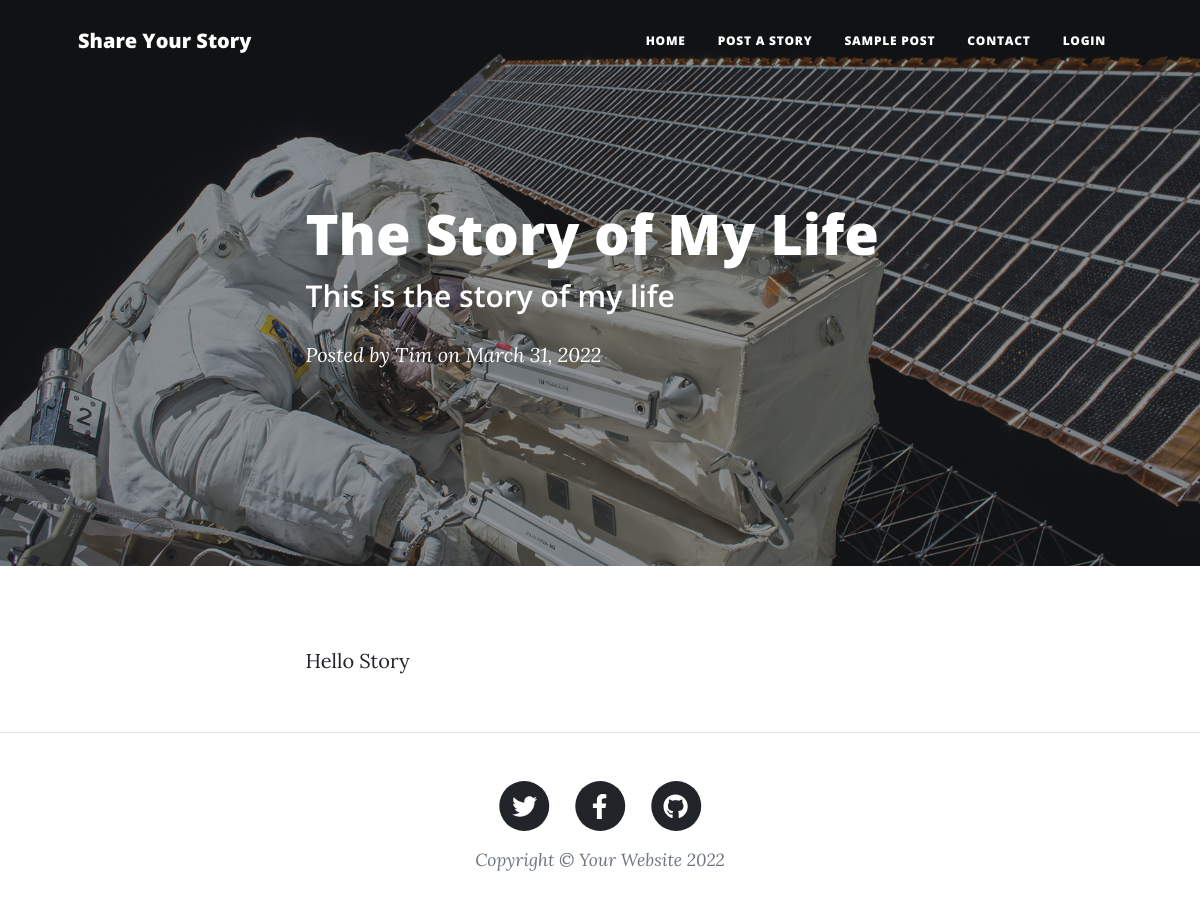
The app's page /view-post/2/ with its own data.
### base/models.py (models this page shows, shortened)
class Story(models.Model):
    author = models.ForeignKey(User, on_delete=models.CASCADE)
    title = models.CharField(max_length=200)
    summary = models.CharField(max_length=200)
    content = models.TextField(null=True)
    created = models.DateTimeField(auto_now=True)
    updated = models.DateTimeField(auto_now_add=True)
    class Meta:
        ordering = ['-created', '-updated']

### base/views.py (the view)
# urls.py: path('view-post/<str:pk>/', views.viewPost, name='view-post')
def viewPost(request, pk):
    story = Story.objects.get(id=pk)
    context = {'story': story}
    return render(request, 'base/viewPost.html', context)

### base/templates/base/viewPost.html (shortened to what this page needs)
{% load static %}
<!DOCTYPE html>
<html lang="en">
<head>
    <link href="{% static 'css/styles.css' %}" rel="stylesheet" />
</head>
<body>
    <nav class="navbar navbar-expand-lg navbar-light" id="mainNav">
        <div class="container px-4 px-lg-5">
            <a class="navbar-brand" href="{% url 'home' %}">Share Your Story</a>
            <div class="collapse navbar-collapse" id="navbarResponsive">
                <ul class="navbar-nav ms-auto py-4 py-lg-0">
                    <li class="nav-item">
                        <a class="nav-link px-lg-3 py-3 py-lg-4" href="{% url 'home' %}">Home</a>
                    </li>
                    <li class="nav-item">
                        <a class="nav-link px-lg-3 py-3 py-lg-4" href="{% url 'create-post' %}">Post a Story</a>
                    </li>
                    <li class="nav-item">
                        <a class="nav-link px-lg-3 py-3 py-lg-4" href="{% url 'sample' %}">Sample Post</a>
                    </li>
                    <li class="nav-item">
                        <a class="nav-link px-lg-3 py-3 py-lg-4" href="{% url 'contact' %}">Contact</a>
                    </li>
                    {% if request.user.is_authenticated%}
                    <li class="nav-item">
                        <a class="nav-link px-lg-3 py-3 py-lg-4"
                            href="{% url 'profile' request.user.id %}">{{request.user.username | title}}</a>
                    </li>
                    {% else %}
                    <li class="nav-item">
                        <a class="nav-link px-lg-3 py-3 py-lg-4" href="{% url 'login' %}">Login</a>
                    </li>
                    {% endif %}
                </ul>
            </div>
        </div>
    </nav>
    <header class="masthead" style="background-image: url({%static 'assets/img/post-bg.jpg'%})">
        <div class="container position-relative px-4 px-lg-5">
            <div class="row gx-4 gx-lg-5 justify-content-center">
                <div class="col-md-10 col-lg-8 col-xl-7">
                    <div class="post-heading">
                        <h1>{{story.title}}</h1>
                        <h2 class="subheading">
                            {{story.summary}}
                        </h2>
                        <span class="meta">
                            Posted by
                            <a href="#!">{{story.author}}</a>
                            on {{story.created | date}}
                        </span>
                    </div>
                </div>
            </div>
        </div>
    </header>
    <article class="mb-4">
        <div class="container px-4 px-lg-5">
            <div class="row gx-4 gx-lg-5 justify-content-center">
                <div class="col-md-10 col-lg-8 col-xl-7">
                    <p>
                        {{story.content}}
                    </p>
                </div>
            </div>
        </div>
    </article>
    <footer class="border-top">
        <div class="container px-4 px-lg-5">
            <div class="row gx-4 gx-lg-5 justify-content-center">
                <div class="col-md-10 col-lg-8 col-xl-7">
                    <ul class="list-inline text-center">
                        <li class="list-inline-item">
                            <a href="#!">
                                <span class="fa-stack fa-lg">
                                    <i class="fas fa-circle fa-stack-2x"></i>
                                    <i class="fab fa-twitter fa-stack-1x fa-inverse"></i>
                                </span>
                            </a>
                        </li>
                        <li class="list-inline-item">
                            <a href="#!">
                                <span class="fa-stack fa-lg">
                                    <i class="fas fa-circle fa-stack-2x"></i>
                                    <i class="fab fa-facebook-f fa-stack-1x fa-inverse"></i>
                                </span>
                            </a>
                        </li>
                        <li class="list-inline-item">
                            <a href="#!">
                                <span class="fa-stack fa-lg">
                                    <i class="fas fa-circle fa-stack-2x"></i>
                                    <i class="fab fa-github fa-stack-1x fa-inverse"></i>
                                </span>
                            </a>
                        </li>
                    </ul>
                    <div class="small text-center text-muted fst-italic">
                        Copyright &copy; Your Website 2022
                    </div>
                </div>
            </div>
        </div>
    </footer>
</body>
</html>

### records on screen
Story: title "The Story of My Life", summary "This is the story of my life", author "Tim", created "March 31, 2022", content "Hello Story"
